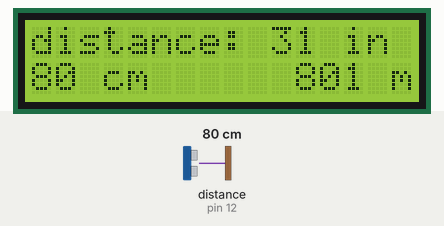
A sketch run on a simulated Arduino Uno, built with avr-gcc and run on an emulated ATmega328P. Shown: 16×2 character LCD. Wiring (inferred from the names in the program): ultrasonic range finder: trigger pin 11; echo pin 12. The test bench sets the inputs (shaded band); at power-on: distance to the obstacle (sensor on pin 12) 80 cm. The echo pulse lasts 58.3 µs per cm.

Above: at 4.2 s.
4.3 s: distance to the obstacle (sensor on pin 12) set to 2 cm
At 4.51 s:
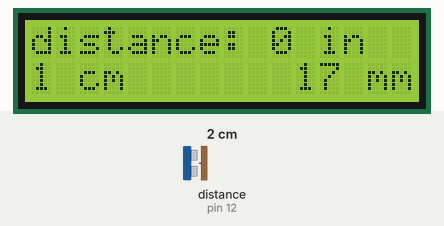
5.8 s: distance to the obstacle (sensor on pin 12) set to 4 cm
At 7.0 s:
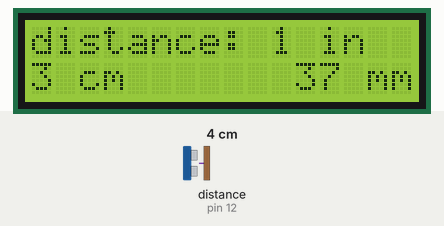
7.3 s: distance to the obstacle (sensor on pin 12) set to 9 cm
At 8.4 s:
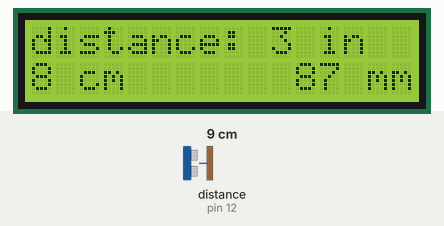
Timing chart, 0 to 10.3 s (numbered marks = the images above; inputs shaded):
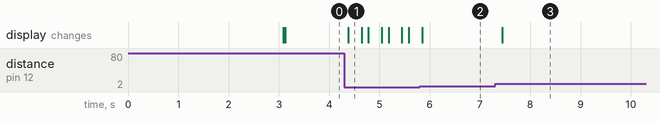

The sketch:

distance_ultrasound_measure_and_display.ino
```cpp
/***********************************************this program is made by mfahrudinafif89@gmail.com********************************************************
 *******************************more detail click:https://github.com/fahrudinafif89/arduino-digital-measurment-in-i2c-lcd-16x2***************************
 *****************************8**********************************inspired from any source****************************************************************/


int trigPin= 11;            // membuat varibel trig yang di set ke-pin 3
int echoPin= 12;            // membuat variabel echo yang di set ke-pin 2
long durasi, jarak;     // membuat variabel durasi dan jarak
#include <Wire.h>
#include <LiquidCrystal_I2C.h>

//long duration;
//int distanceCm, distanceInch;

LiquidCrystal_I2C lcd(0x27, 16, 2);  //use the adrees of your i2c

void setup()
{
  pinMode(trigPin, OUTPUT);    // set pin trig menjadi OUTPUT
  pinMode(echoPin, INPUT);     // set pin echo menjadi INPUT

  lcd.begin();
  lcd.backlight();

  lcd.setCursor(5,0);
  lcd.print("DIGITAL");
  lcd.setCursor(3,1);
  lcd.print("MEASURMENT");
  delay(3000);lcd.clear();
}

void loop()
{
  long duration, inches, cm, mm;
  pinMode(trigPin, OUTPUT);
  digitalWrite(trigPin, LOW);
  delayMicroseconds(200);
  digitalWrite(trigPin, HIGH);
  delayMicroseconds(100);
  digitalWrite(trigPin, LOW);
  pinMode(echoPin, INPUT);
  duration = pulseIn(echoPin, HIGH);

  inches = microsecondsToInches(duration);
  cm = microsecondsToCentimeters(duration);
  mm = microsecondsToMillimeters(duration);

  lcd.setCursor(0,0);
  lcd.print("distance:");

  lcd.setCursor(10,0);
  lcd.print(inches);
  lcd.print(" in  ");
  lcd.print("   ");

  lcd.setCursor(0,1);
  lcd.print(cm);
  lcd.print(" cm ");
  lcd.print(" ");


  lcd.setCursor(11,1);
  lcd.print(mm);
  lcd.print(" mm ");
  lcd.print(" ");

  delay(100);
}

long microsecondsToInches(long microseconds)
{
  return microseconds / 74 / 2;
}

long microsecondsToCentimeters(long microseconds)
{
  return microseconds / 29 / 2;
}
long microsecondsToMillimeters(long microseconds)
{
  return microseconds / 2.9 / 2;
}
```

Measured:
- after the input at 4.3 s, the display: changes after 0.08 s (image 1)
- after the input at 5.8 s, the display: changes after 0.05 s (image 2)
- after the input at 7.3 s, the display: changes after 0.15 s (image 3)
